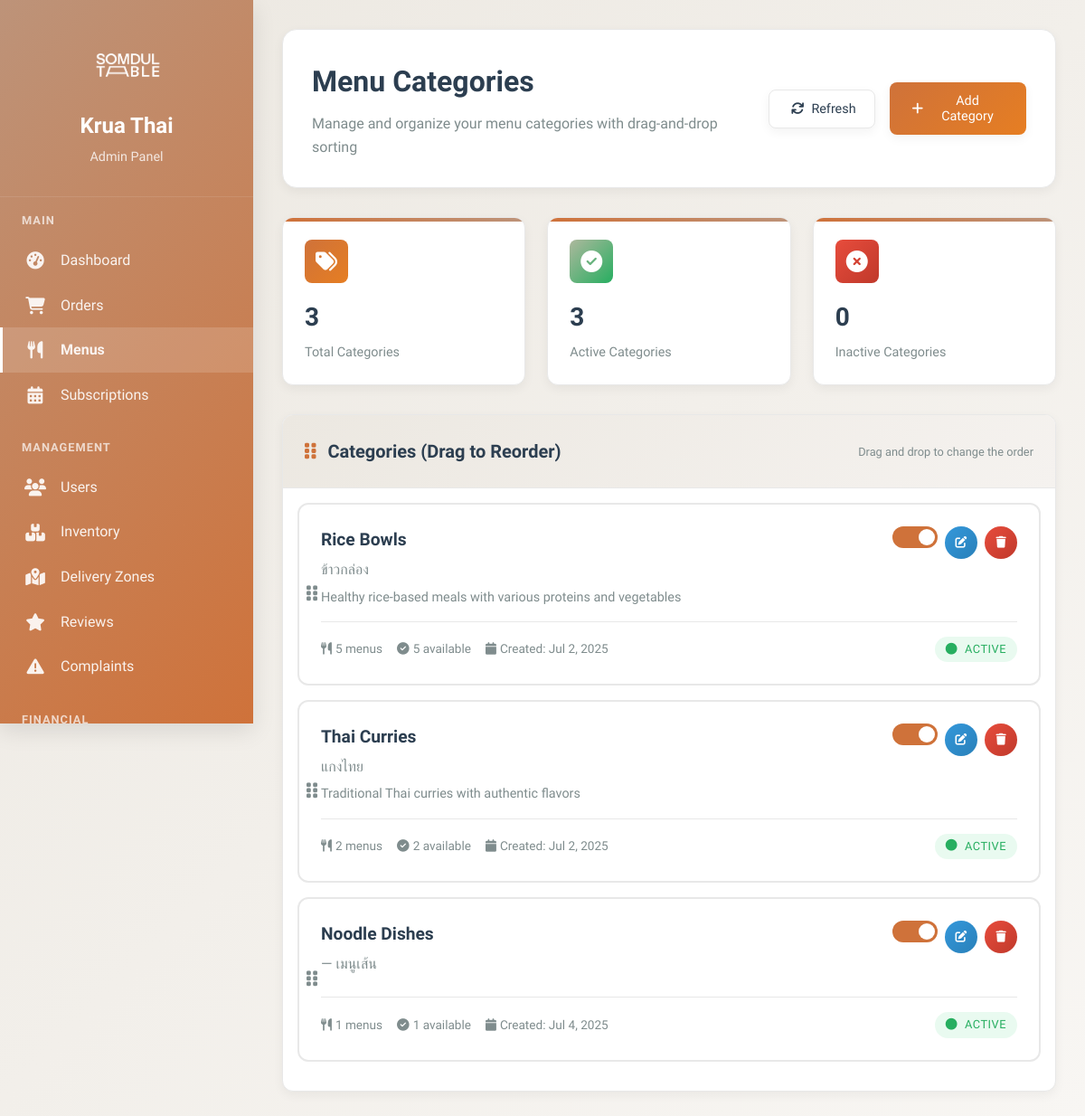
Before: /KruaThai/admin/categories.php (signed in) with the older database file.
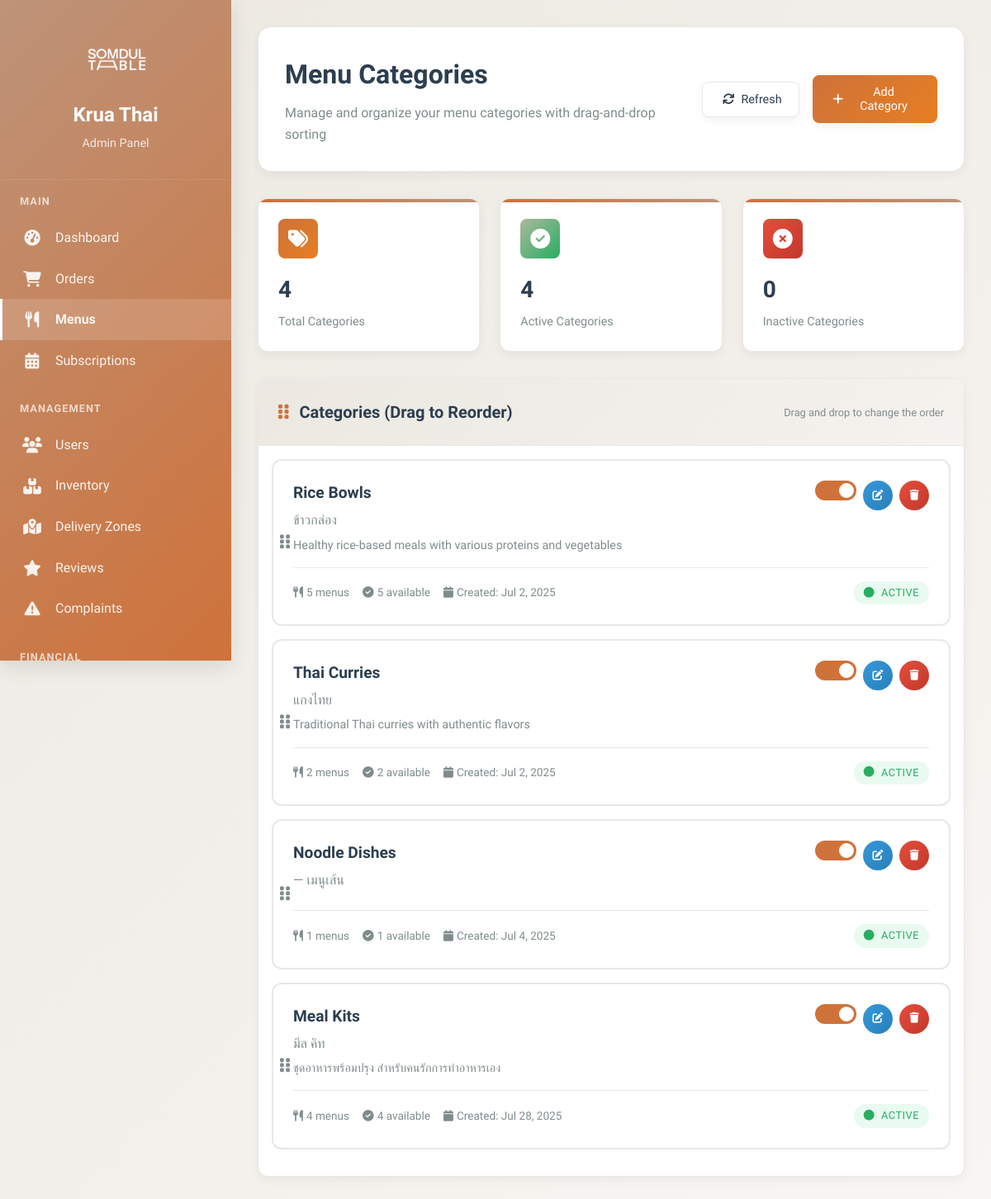
After: the same page with the newer database file.
### tables this page shows
CREATE TABLE `menu_categories` (
  `id` char(36) NOT NULL,
  `name` varchar(100) NOT NULL,
  `name_thai` varchar(100) DEFAULT NULL,
  `description` text,
  `image_url` varchar(500) DEFAULT NULL,
  `sort_order` int(11) DEFAULT '0',
  `is_active` tinyint(1) DEFAULT '1',
  `created_at` timestamp NOT NULL DEFAULT CURRENT_TIMESTAMP,
  `updated_at` timestamp NOT NULL DEFAULT CURRENT_TIMESTAMP ON UPDATE CURRENT_TIMESTAMP
);

### KruaThai/admin/categories.php (the view, shortened to what this page needs)
<?php
require_once '../config/database.php';
try {
    $categories_sql = "
        SELECT c.*,
               COUNT(m.id) as menu_count,
               COUNT(CASE WHEN m.is_available = 1 THEN 1 END) as available_menus
        FROM menu_categories c
        LEFT JOIN menus m ON c.id = m.category_id
        GROUP BY c.id, c.name, c.name_thai, c.description, c.image_url, c.sort_order, c.is_active, c.created_at, c.updated_at
        ORDER BY c.sort_order ASC, c.name ASC
    ";
    $stmt = $pdo->prepare($categories_sql);
    $stmt->execute();
    $categories = $stmt->fetchAll(PDO::FETCH_ASSOC);
    $stats_sql = "
        SELECT
            COUNT(*) as total_categories,
            SUM(CASE WHEN is_active = 1 THEN 1 ELSE 0 END) as active_categories,
            SUM(CASE WHEN is_active = 0 THEN 1 ELSE 0 END) as inactive_categories
        FROM menu_categories
    ";
    $stmt = $pdo->prepare($stats_sql);
    $stmt->execute();
    $stats = $stmt->fetch(PDO::FETCH_ASSOC);
} catch (Exception $e) {
    $categories = [];
    $stats = ['total_categories' => 0, 'active_categories' => 0, 'inactive_categories' => 0];
    error_log("Categories page error: " . $e->getMessage());
}
?>
<!DOCTYPE html>
<html lang="th">
<head>
    <link href="https://cdnjs.cloudflare.com/ajax/libs/font-awesome/6.4.0/css/all.min.css" rel="stylesheet">
</head>
<body>
    <div class="admin-layout">
        <div class="sidebar" id="sidebar">
            <div class="sidebar-header">
                <div class="logo">
                    <img src="../assets/image/LOGO_White Trans.png"
                         alt="Krua Thai Logo"
                         class="logo-image"
                         loading="lazy">
                </div>
                <div class="sidebar-title">Krua Thai</div>
                <div class="sidebar-subtitle">Admin Panel</div>
            </div>
            <nav class="sidebar-nav">
                <div class="nav-section">
                    <div class="nav-section-title">Main</div>
                    <a href="dashboard.php" class="nav-item">
                        <i class="nav-icon fas fa-tachometer-alt"></i>
                        <span>Dashboard</span>
                    </a>
                    <a href="orders.php" class="nav-item">
                        <i class="nav-icon fas fa-shopping-cart"></i>
                        <span>Orders</span>
                    </a>
                    <a href="menus.php" class="nav-item active">
                        <i class="nav-icon fas fa-utensils"></i>
                        <span>Menus</span>
                    </a>
                    <a href="subscriptions.php" class="nav-item">
                        <i class="nav-icon fas fa-calendar-alt"></i>
                        <span>Subscriptions</span>
                    </a>
                </div>
                <div class="nav-section">
                    <div class="nav-section-title">Management</div>
                    <a href="users.php" class="nav-item">
                        <i class="nav-icon fas fa-users"></i>
                        <span>Users</span>
                    </a>
                    <a href="inventory.php" class="nav-item">
                        <i class="nav-icon fas fa-boxes"></i>
                        <span>Inventory</span>
                    </a>
                    <a href="delivery-zones.php" class="nav-item">
                        <i class="nav-icon fas fa-map-marked-alt"></i>
                        <span>Delivery Zones</span>
                    </a>
                    <a href="reviews.php" class="nav-item">
                        <i class="nav-icon fas fa-star"></i>
                        <span>Reviews</span>
                    </a>
                    <a href="complaints.php" class="nav-item">
                        <i class="nav-icon fas fa-exclamation-triangle"></i>
                        <span>Complaints</span>
                    </a>
                </div>
                <div class="nav-section">
                    <div class="nav-section-title">Financial</div>
                </div>
            </nav>
        </div>
        <div class="main-content">
            <div class="page-header">
                <div class="header-content">
                    <div>
                        <h1 class="page-title">Menu Categories</h1>
                        <p class="page-subtitle">Manage and organize your menu categories with drag-and-drop sorting</p>
                    </div>
                    <div class="header-actions">
                        <button class="btn btn-secondary" onclick="refreshCategories()">
                            <i class="fas fa-refresh"></i>
                            Refresh
                        </button>
                        <button class="btn btn-primary" onclick="openAddModal()">
                            <i class="fas fa-plus"></i>
                            Add Category
                        </button>
                    </div>
                </div>
            </div>
            <div class="stats-grid">
                <div class="stat-card">
                    <div class="stat-header">
                        <div class="stat-icon" style="background: linear-gradient(135deg, var(--curry), #e67e22);">
                            <i class="fas fa-tags"></i>
                        </div>
                    </div>
                    <div class="stat-value"><?= number_format($stats['total_categories']) ?></div>
                    <div class="stat-label">Total Categories</div>
                </div>
                <div class="stat-card">
                    <div class="stat-header">
                        <div class="stat-icon" style="background: linear-gradient(135deg, var(--sage), #27ae60);">
                            <i class="fas fa-check-circle"></i>
                        </div>
                    </div>
                    <div class="stat-value"><?= number_format($stats['active_categories']) ?></div>
                    <div class="stat-label">Active Categories</div>
                </div>
                <div class="stat-card">
                    <div class="stat-header">
                        <div class="stat-icon" style="background: linear-gradient(135deg, #e74c3c, #c0392b);">
                            <i class="fas fa-times-circle"></i>
                        </div>
                    </div>
                    <div class="stat-value"><?= number_format($stats['inactive_categories']) ?></div>
                    <div class="stat-label">Inactive Categories</div>
                </div>
            </div>
            <div class="categories-container">
                <div class="table-header">
                    <div class="table-title">
                        <i class="fas fa-grip-vertical" style="color: var(--curry); margin-right: 0.5rem;"></i>
                        Categories (Drag to Reorder)
                    </div>
                    <div class="table-actions">
                        <span class="form-help">Drag and drop to change the order</span>
                    </div>
                </div>
                <div class="category-list" id="categoryList">
                    <?php if (!empty($categories)): ?>
                        <?php foreach ($categories as $category): ?>
                            <div class="category-item" data-category-id="<?= htmlspecialchars($category['id']) ?>">
                                <div class="drag-handle">
                                    <i class="fas fa-grip-vertical"></i>
                                </div>
                                <div class="category-header">
                                    <div class="category-info">
                                        <h3><?= htmlspecialchars($category['name']) ?></h3>
                                        <?php if ($category['name_thai']): ?>
                                            <div class="thai-name"><?= htmlspecialchars($category['name_thai']) ?></div>
                                        <?php endif; ?>
                                        <?php if ($category['description']): ?>
                                            <div class="description"><?= htmlspecialchars($category['description']) ?></div>
                                        <?php endif; ?>
                                    </div>
                                    <div class="category-actions">
                                        <label class="toggle-switch">
                                            <span class="toggle-slider"></span>
                                        </label>
                                        <button class="btn btn-info btn-sm btn-icon"
                                                onclick="editCategory('<?= $category['id'] ?>')"
                                                title="Edit Category">
                                            <i class="fas fa-edit"></i>
                                        </button>
                                        <button class="btn btn-danger btn-sm btn-icon"
                                                onclick="deleteCategory('<?= $category['id'] ?>', '<?= htmlspecialchars($category['name']) ?>')"
                                                title="Delete Category">
                                            <i class="fas fa-trash"></i>
                                        </button>
                                    </div>
                                </div>
                                <div class="category-meta">
                                    <div class="category-stats">
                                        <span>
                                            <i class="fas fa-utensils"></i>
                                            <?= number_format($category['menu_count']) ?> menus
                                        </span>
                                        <span>
                                            <i class="fas fa-check-circle"></i>
                                            <?= number_format($category['available_menus']) ?> available
                                        </span>
                                        <span>
                                            <i class="fas fa-calendar"></i>
                                            Created: <?= date('M j, Y', strtotime($category['created_at'])) ?>
                                        </span>
                                    </div>
                                    <div class="status-badge <?= $category['is_active'] ? 'status-active' : 'status-inactive' ?>">
                                        <i class="fas fa-circle"></i>
                                        <?= $category['is_active'] ? 'Active' : 'Inactive' ?>
                                    </div>
                                </div>
                            </div>
                        <?php endforeach; ?>
                    <?php endif; ?>
                </div>
            </div>
        </div>
    </div>
</body>
</html>

Changed rows visible on the page:
added menu_categories: name "Meal Kits", name_thai "มีล คิท", description "ชุดอาหารพร้อมปรุง สำหรับคนรักการทำอาหารเอง", menu_count "4", available_menus "4", created_at "Jul 28, 2025", is_active "ACTIVE"
Other visible differences:
$stats['total_categories']: "3" → "4"
$stats['active_categories']: "3" → "4"
